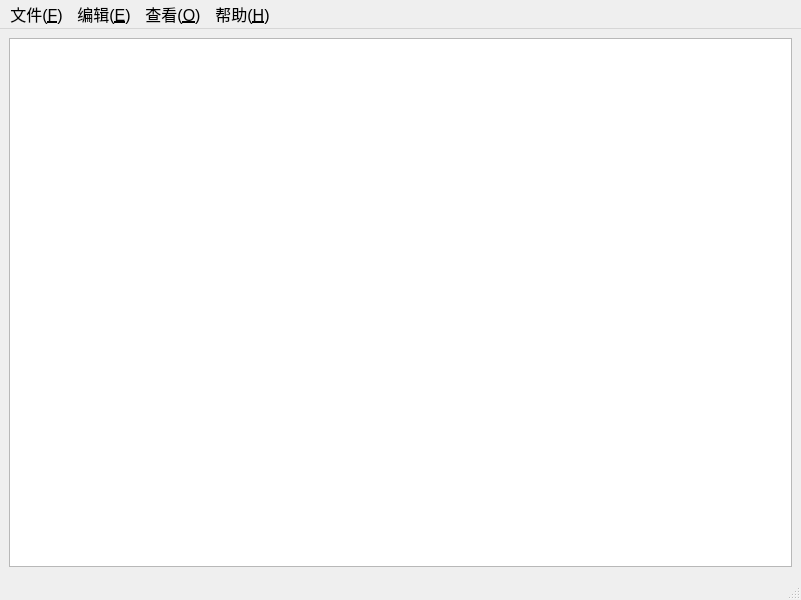
<?xml version="1.0" encoding="UTF-8"?>
<ui version="4.0">
 <class>MainWindow</class>
 <widget class="QMainWindow" name="MainWindow">
  <property name="geometry">
   <rect>
    <x>0</x>
    <y>0</y>
    <width>801</width>
    <height>600</height>
   </rect>
  </property>
  <property name="font">
   <font>
    <pointsize>12</pointsize>
   </font>
  </property>
  <property name="windowTitle">
   <string>记事本</string>
  </property>
  <widget class="QWidget" name="centralwidget">
   <layout class="QHBoxLayout" name="horizontalLayout">
    <item>
     <widget class="QTextEdit" name="textEdit"/>
    </item>
   </layout>
  </widget>
  <widget class="QMenuBar" name="menubar">
   <property name="geometry">
    <rect>
     <x>0</x>
     <y>0</y>
     <width>801</width>
     <height>31</height>
    </rect>
   </property>
   <widget class="QMenu" name="menu">
    <property name="title">
     <string>文件(&amp;F)</string>
    </property>
    <addaction name="action_N"/>
    <addaction name="action_O"/>
    <addaction name="action_S"/>
    <addaction name="action_Shift_S"/>
    <addaction name="separator"/>
    <addaction name="action_Q"/>
   </widget>
   <widget class="QMenu" name="menu_2">
    <property name="title">
     <string>编辑(&amp;E)</string>
    </property>
   </widget>
   <widget class="QMenu" name="menu_3">
    <property name="title">
     <string>查看(&amp;O)</string>
    </property>
   </widget>
   <widget class="QMenu" name="menu_H">
    <property name="title">
     <string>帮助(&amp;H)</string>
    </property>
    <addaction name="action_M"/>
   </widget>
   <addaction name="menu"/>
   <addaction name="menu_2"/>
   <addaction name="menu_3"/>
   <addaction name="menu_H"/>
  </widget>
  <widget class="QStatusBar" name="statusbar"/>
  <action name="action_N">
   <property name="text">
    <string>新建(Ctrl + N)</string>
   </property>
  </action>
  <action name="action_O">
   <property name="text">
    <string>打开(Ctrl + O)</string>
   </property>
  </action>
  <action name="action_S">
   <property name="text">
    <string>保存(Ctrl + S)</string>
   </property>
  </action>
  <action name="action_Shift_S">
   <property name="text">
    <string>另存为(Ctrl + Shift + S)</string>
   </property>
  </action>
  <action name="action_M">
   <property name="text">
    <string>关于(Ctrl + M)</string>
   </property>
  </action>
  <action name="action_Q">
   <property name="text">
    <string>关闭(Ctrl + Q)</string>
   </property>
  </action>
 </widget>
 <resources/>
 <connections/>
</ui>
